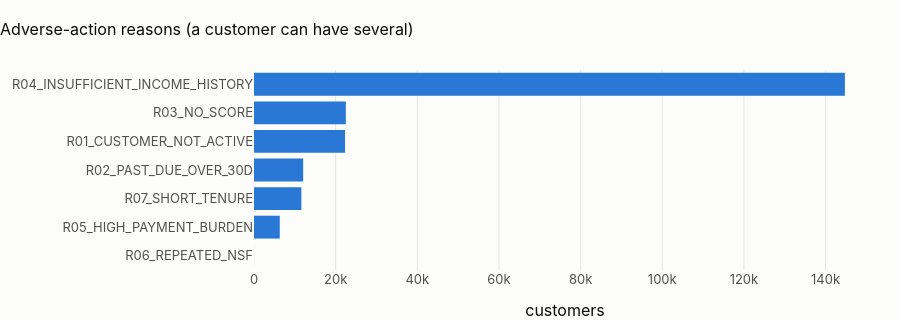

Write notebook code for a chart like this one.
### Markdown cell above
## 1 · `mart_credit_eligibility`: reason codes first
The mart reads the point-in-time credit features of the latest month-end and lists every reason that blocks credit:

| code | rule |
|---|---|
| R01 | customer not active |
| R02 | any product more than 30 days past due |
| R03 | no credit score |
| R04 | fewer than 3 months with inflows in the last 6 |
| R05 | payments above 40 % of average inflows (3 months) |
| R06 | 3+ insufficient-funds declines in 3 months |
| R07 | tenure under 180 days |

Then card eligibility needs no reason and a score ≥ 650 (and no card yet); loan eligibility needs no reason and a
score ≥ 680.

### Code cell
el = pl.q("""select count(*) as customers, count(*) filter (where eligible_credit_card) as eligible_card,
                    count(*) filter (where eligible_personal_loan) as eligible_loan,
                    count(*) filter (where len(decline_reasons) = 0) as no_adverse_reason
             from {mart_credit_eligibility}""")
show(el, paging=False)
reasons = pl.q("""select r as reason, count(*) as customers
                  from (select unnest(decline_reasons) as r from {mart_credit_eligibility}) group by 1 order by 2 desc""")
fig = px.bar(
    reasons,
    x="customers",
    y="reason",
    orientation="h",
    title="Adverse-action reasons (a customer can have several)",
)
fig.update_layout(height=320, yaxis_title=None, yaxis=dict(autorange="reversed"))
fig.show()
nr = pl.q(
    "select len(decline_reasons) as reasons, count(*) as customers from {mart_credit_eligibility} group by 1 order by 1"
)
show(nr, paging=False)

### Figure 1 — Plotly figure (JSON) as saved in the notebook; plotly's stock layout.template omitted (floating-point values rounded to 4 significant figures)
{"data": [{"hovertemplate": "customers=%{x}<br>reason=%{y}<extra></extra>", "legendgroup": "", "marker": {"color": "#2a78d6", "pattern": {"shape": ""}}, "name": "", "orientation": "h", "showlegend": false, "textposition": "auto", "type": "bar", "x": [144732, 22492, 22300, 12044, 11603, 6310, 9], "xaxis": "x", "y": ["R04_INSUFFICIENT_INCOME_HISTORY", "R03_NO_SCORE", "R01_CUSTOMER_NOT_ACTIVE", "R02_PAST_DUE_OVER_30D", "R07_SHORT_TENURE", "R05_HIGH_PAYMENT_BURDEN", "R06_REPEATED_NSF"], "yaxis": "y"}], "layout": {"barmode": "relative", "height": 320, "legend": {"tracegroupgap": 0}, "title": {"text": "Adverse-action reasons (a customer can have several)"}, "xaxis": {"anchor": "y", "domain": [0.0, 1.0], "title": {"text": "customers"}}, "yaxis": {"anchor": "x", "autorange": "reversed", "domain": [0.0, 1.0], "title": {}}}}
